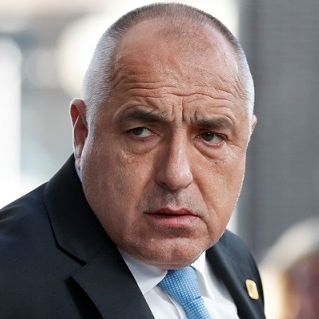
#> input picture image2.jpg, 319 x 319 px
$ python main.py
#> lines starting #> are read from the running program, lines starting #| are printed output that depends on the picture; after the words box and inside, x2 and y2 are one past the last pixel; in counts of white or black regions, pixels touching at a corner belong together
import cv2

trained_face_data = cv2.CascadeClassifier("haarcascade_frontalface_default.xml")
img = cv2.imread("image2.jpg")
#> img is the input picture: shape (319, 319, 3); mean B, G, R 122.7, 123.7, 135.2
grayscaled_img = cv2.cvtColor( img, cv2.COLOR_BGR2GRAY)
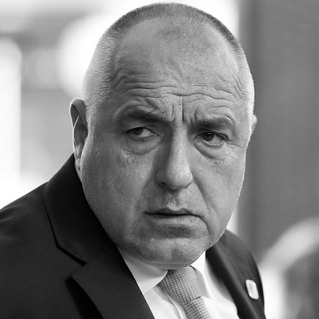
#> grayscaled_img: shape (319, 319); min 0, max 255, mean 127
face_coordinates = trained_face_data.detectMultiScale(grayscaled_img)
#> face_coordinates = [[80, 62, 191, 191]]
#print(face_coordinates)

for (x, y, w, h) in face_coordinates:
    cv2.rectangle(img, (x, y), (x+w, y+h), (0, 255, 0), 2)
#> this loop made 1 pass
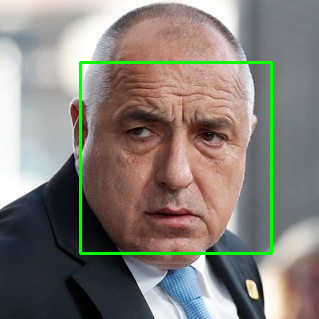
#> img: shape (319, 319, 3); 2.25% of pixels changed, all inside (x1, y1, x2, y2) = (79, 61, 273, 255)

#> (the run stopped early here; a loop or call above may not have finished)
